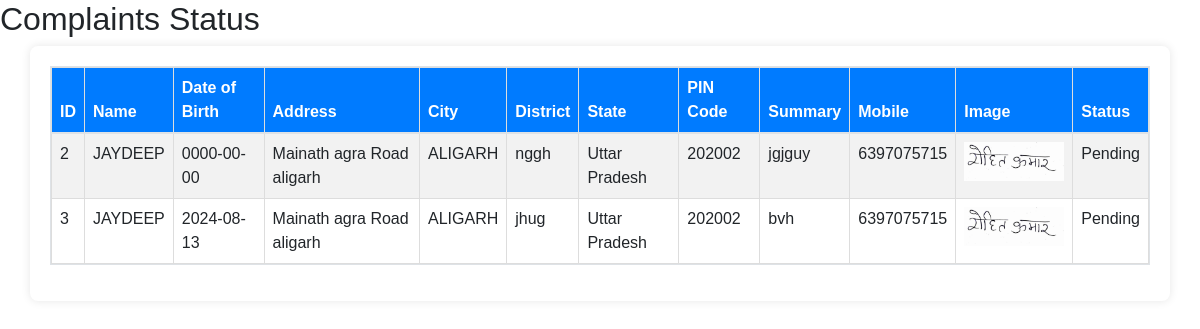
/complaint_status.php?complaint_no=0, run on the app's committed database.
### tables this page shows
CREATE TABLE `user_data` (
  `id` int(11) NOT NULL,
  `name` varchar(100) DEFAULT NULL,
  `dob` date DEFAULT NULL,
  `address_line` text DEFAULT NULL,
  `city` varchar(50) DEFAULT NULL,
  `district` varchar(50) DEFAULT NULL,
  `state` varchar(50) DEFAULT NULL,
  `email` varchar(100) DEFAULT NULL,
  `pin_code` varchar(10) DEFAULT NULL,
  `summary` text DEFAULT NULL,
  `mobile` varchar(15) DEFAULT NULL,
  `image_path` varchar(255) DEFAULT NULL,
  `complaint_number` bigint(10) NOT NULL,
  `status` varchar(20) NOT NULL DEFAULT 'Pending'
);

### complaint_status.php (the view, shortened to what this page needs)
<?php
$id = $_GET['complaint_no'];
$host = 'localhost';
$user = 'root';
$password = 'root';
$dbname = 'projectmmit';
$conn = new mysqli($host, $user, $password, $dbname);
$query = "SELECT * FROM `user_data` Where `complaint_number`=$id";
$result = $conn->query($query);
if ($result->num_rows > 0) {
    $complaints = [];
    while ($row = $result->fetch_assoc()) {
        $complaints[] = $row;
    }
} else {
    $complaints = [];
}
?>
<!DOCTYPE html>
<html lang="en">
<head>
    <link href="https://stackpath.bootstrapcdn.com/bootstrap/4.5.2/css/bootstrap.min.css" rel="stylesheet">
    <link href="css/styles.css" rel="stylesheet">
</head>
<body>
    <div class="d-flex" id="wrapper">
		<h2> Complaints  Status</h2>
    </div>
    <div class="container">
        <table class="table table-responsive table-striped table-bordered">
            <thead>
                <t>
                    <th>ID</th>
                    <th>Name</th>
                    <th>Date of Birth</th>
                    <th>Address</th>
                    <th>City</th>
                    <th>District</th>
                    <th>State</th>
                    <th>PIN Code</th>
                    <th>Summary</th>
                    <th>Mobile</th>
                    <th>Image</th>
                    <th>Status</th>
                </t>
            </thead>
            <tbody>
                <?php if (!empty($complaints)) { ?>
                    <?php foreach ($complaints as $complaint) { ?>
                        <tr>
                            <td><?php echo $complaint['id']; ?></td>
                            <td><?php echo htmlspecialchars($complaint['name']); ?></td>
                            <td><?php echo htmlspecialchars($complaint['dob']); ?></td>
                            <td><?php echo htmlspecialchars($complaint['address_line']); ?></td>
                            <td><?php echo htmlspecialchars($complaint['city']); ?></td>
                            <td><?php echo htmlspecialchars($complaint['district']); ?></td>
                            <td><?php echo htmlspecialchars($complaint['state']); ?></td>
                            <td><?php echo htmlspecialchars($complaint['pin_code']); ?></td>
                            <td><?php echo htmlspecialchars($complaint['summary']); ?></td>
                            <td><?php echo htmlspecialchars($complaint['mobile']); ?></td>
                            <td>
                                <?php if (!empty($complaint['image_path'])) { ?>
                                    <img src="<?php echo $complaint['image_path']; ?>" alt="Complaint Image" width="100">
                                    <?php } else { ?>
                                        No Image
                                        <?php } ?>
                                    </td>
                                    <td><?php echo htmlspecialchars($complaint['status']); ?></td>
                        </tr>
                    <?php } ?>
                <?php } else { ?>
                    <tr>
                        <td colspan="12">No complaints found.</td>
                    </tr>
                <?php } ?>
            </tbody>
        </table>
    </div>
</body>
</html>

### admin/css/styles.css (style rules this page uses)
body { font-family: Arial, sans-serif; }
#wrapper { display: flex; }
@media (min-width: 768px) { #wrapper { display: flex; } }
.container { background-color: #fff; padding: 20px; border-radius: 8px; box-shadow: 0 0 10px rgba(0, 0, 0, 0.1); }
table { width: 100%; border-collapse: collapse; }
th, td { padding: 12px; text-align: left; border-bottom: 1px solid #ddd; }
th { background-color: #007bff; color: white; }
.table-responsive { overflow-x: auto; }
.table { border-collapse: collapse; width: 100%; }
.table th, .table td { border: 1px solid #ddd; padding: 8px; text-align: left; }
.table tr { transition: background-color 0.3s ease; }

### data on the page
user_data: id "2", name "JAYDEEP", dob "0000-00-00", address_line "Mainath agra Road aligarh", city "ALIGARH", district "nggh", state "Uttar Pradesh", pin_code "202002", summary "jgjguy", mobile "6397075715", image_path (picture), status "Pending"
user_data: id "3", name "JAYDEEP", dob "2024-08-13", address_line "Mainath agra Road aligarh", city "ALIGARH", district "jhug", state "Uttar Pradesh", pin_code "202002", summary "bvh", mobile "6397075715", image_path (picture), status "Pending"
